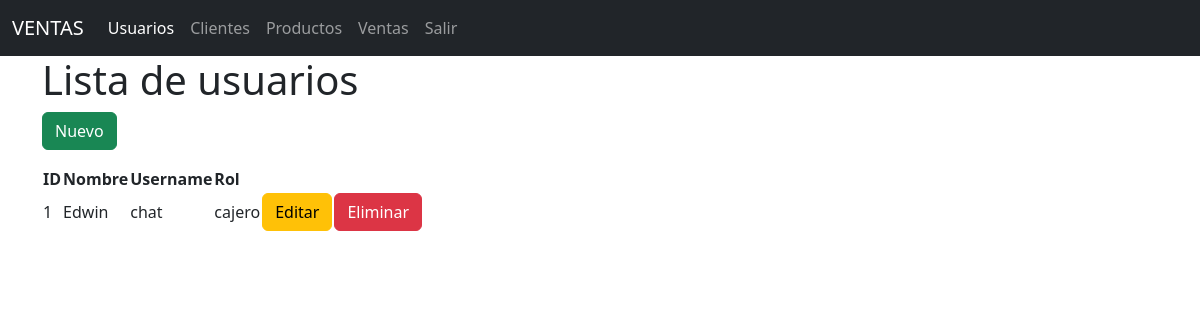
Screenshot of /usuarios/ with the database file from the repository.
### models/usuario_model.py (models this page shows, shortened)
class Usuario(db.Model):
    __tablename__ = "usuarios"
    id = db.Column(db.Integer, primary_key=True)
    nombre = db.Column(db.String(80), nullable=False)
    username = db.Column(db.String(20), nullable=False)
    password = db.Column(db.String, nullable=False)
    rol = db.Column(db.String(20), nullable=False)
    @staticmethod
    def get_all():
        return Usuario.query.all()

### controllers/usuario_controller.py (the view)
@usuario_bp.route("/")
def index():
    usuarios = Usuario.get_all()
    return usuario_view.list(usuarios)

### run.py (called while the page is built)
@app.context_processor
def inject_active_path():
    def is_active(path):
        return 'active' if request.path == path else ''
    return(dict(is_active = is_active))

### views/usuario_view.py (called while the page is built)
def list(usuarios):
    return render_template('usuarios/index.html', usuarios=usuarios)

### templates/usuarios/index.html (shortened to what this page needs)
{% extends 'base.html' %}
{%  block content %}
<h1>Lista de usuarios</h1>
<a href="{{ url_for('usuario.create') }}" class="btn btn-success mb-3"btn>Nuevo</a>
<table class="table-striped">
    <tr>
        <th>ID</th>
        <th>Nombre</th>
        <th>Username</th>
        <th>Rol</th>
        <th></th>
        <th></th>
    </tr>
    {% for item in usuarios %}
    <tr>
        <td>{{item.id}}</td>
        <td>{{item.nombre}}</td>
        <td>{{item.username}}</td>
        <td>{{item.rol}}</td>
        <td>
            <a href="{{ url_for('usuario.edit',id=item.id) }}" class="btn
            btn-warning">Editar</a>
        </td>
        <td>
            <a href="{{ url_for('usuario.delete',id=item.id )}}" class="btn
            btn-danger">Eliminar</a>
        </td>
    </tr>
    {% endfor %}
</table>
{%  endblock %}

### rows the page displays
Usuario: id "1", nombre "Edwin", username "chat", rol "cajero"
